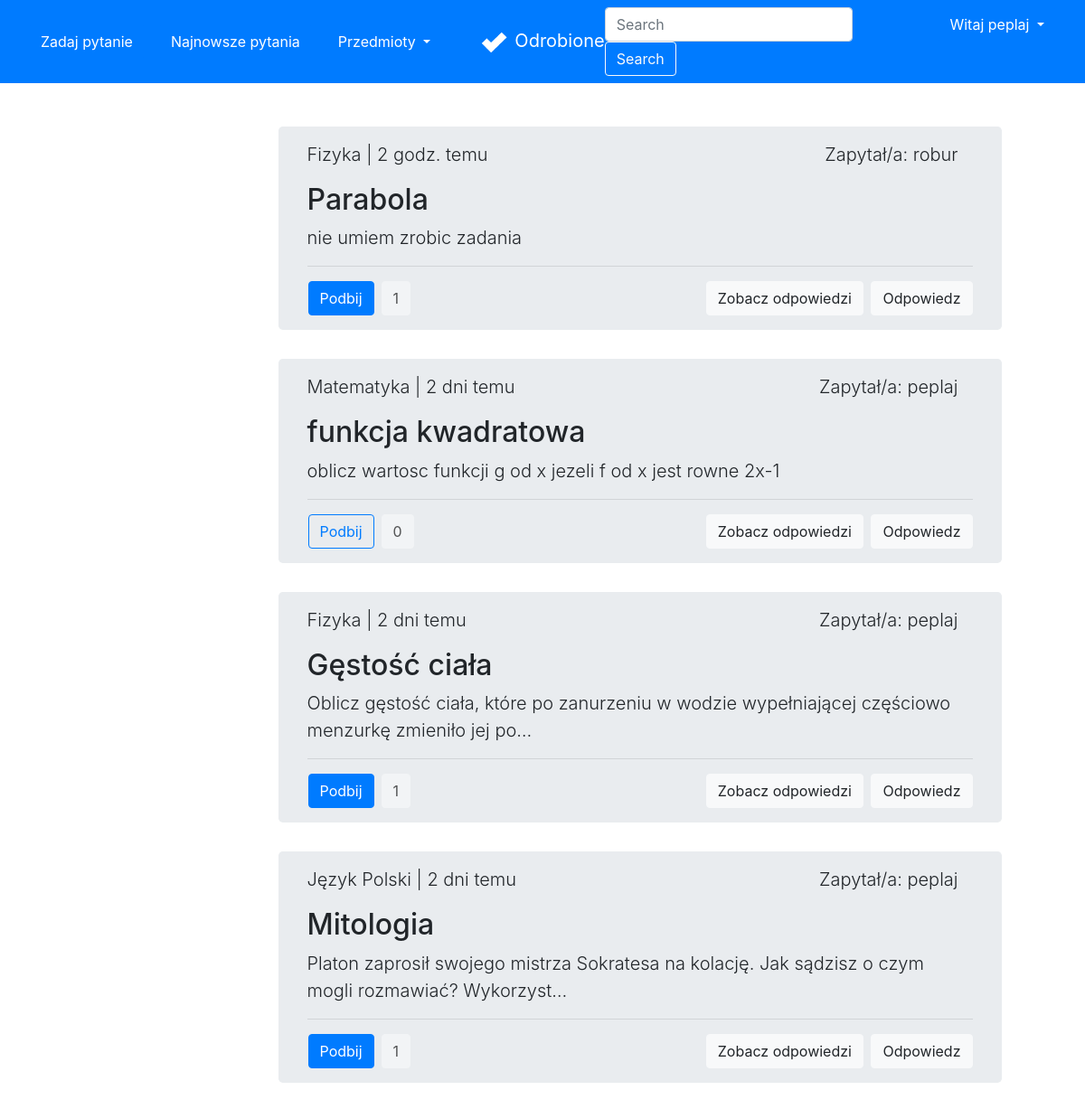
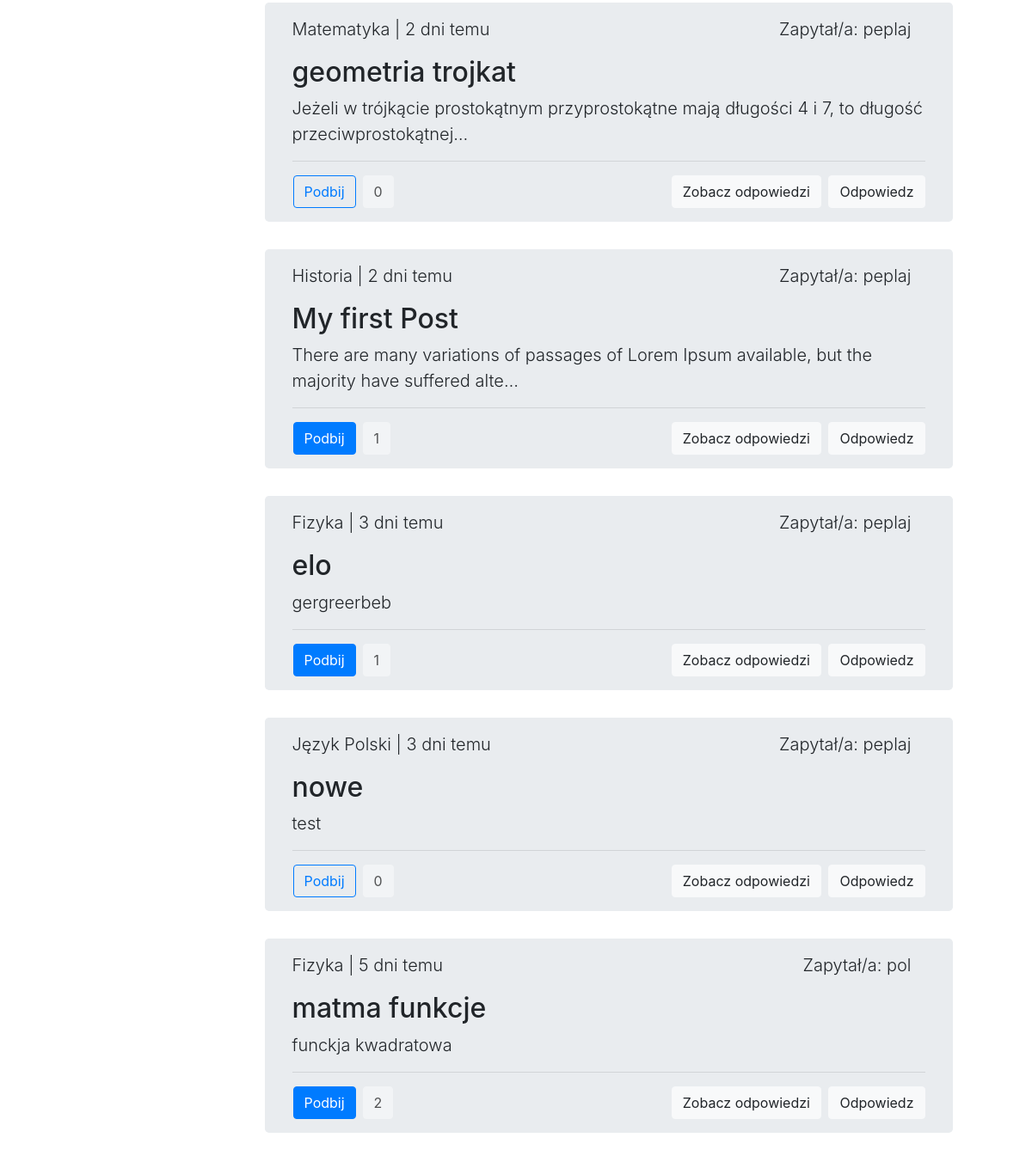
Screenshot of /latest (signed in) with the database file from the repository (2 pictures, top to bottom).
### accounts/models.py (models this page shows)
class User(AbstractUser):
    email = models.EmailField(_('email address'), unique=True)

### forum/models.py (models this page shows, shortened)
class Question(Model):
    title = CharField(max_length=300)
    desc = TextField()
    image = ImageField(upload_to='images/', blank=True)
    createDate = DateTimeField(auto_now_add=True)
    user = ForeignKey(User, on_delete=CASCADE)
    schools = [
        ('', 'Wybierz szkołę'),
        ('ps', 'Szkoła Podstawowa'),
        ('ms', 'Szkoła Średnia'),
        ('cl', 'Studia'),
    ]
    school = CharField(max_length=2, choices=schools,
                       default='')
    subjects = [
        ('', 'Wybierz przedmiot'),
        ('mat', 'Matematyka'),
        ('fiz', 'Fizyka'),
        ('inf', 'Informatyka'),
        ('pol', 'Język Polski'),
        ('ang', 'Język Angielski'),
        ('nmc', 'Język Niemiecki'),
        ('his', 'Historia'),
        ('bio', 'Biologia'),
        ('che', 'Chemia'),
        ('geo', 'Geografia'),
    ]
    subject = CharField(max_length=3, choices=subjects,
                        default='')
    likes = ManyToManyField(User, related_name='likes', blank=True)
    def total_likes(self):
        return self.likes.count()
    def display_time(self):
        mytimezone = timezone.utc
        now = datetime.now(mytimezone)
        diff = (now - self.createDate).days
        if diff == 0:
            if str(now - self.createDate).split(":")[0] == "0":
                if now.hour == self.createDate.hour and now.minute - self.createDate.minute != 0:
                    return str(now.minute - self.createDate.minute)+" min. temu"
                if now.minute - self.createDate.minute != 0:
                    return str(now - self.createDate).split(":")[1]+" min. temu"
                else:
                    return "teraz"
            else:
                return str(now - self.createDate).split(":")[0] + " godz. temu"
        else:
            if diff == 1:
                return str(diff)+" dzień temu"
            else:
                return str(diff)+" dni temu"
    def display_subject(self):
        mySubjects = {'mat': 'Matematyka', 'fiz': 'Fizyka', 'inf': 'Informatyka',
                      'pol': 'Język Polski', 'ang': 'Język Angielski', 'nmc': 'Język Niemiecki',
                      'his': 'Historia', 'bio': 'Biologia', 'che': 'Chemia', 'geo': 'Geografia'}
        return mySubjects[self.subject]

### forum/views.py (the view)
# urls.py: path('latest', views.latest, name='latest'),
def latest(request):
    questions = Question.objects.all().order_by('-createDate')
    for question in questions:
        if question.likes.filter(id=request.user.id).exists():
            question.is_liked = True
        else:
            question.is_liked = False
    return render(request, 'forum/latest.html',
                  {'questions': questions})

### forum/templates/forum/latest.html (shortened to what this page needs)
{% extends 'forum/base.html' %}
{% block content %}
<div class="row justify-content-center">
    <div class="col-md-6">
        <br>
        <br>
        {% for question in questions %}
        <div class="jumbotron py-3" style="height: fit-content; width: 800px;">
            <div class="row">
                <div class="col text-left">
                    <p class="lead">{{question.display_subject}} | {{question.display_time}}</p>
                </div>
                <div class="col text-right mr-3">
                    <p class="lead">Zapytał/a: {{question.user}}</p>
                </div>
            </div>
            <h2 class="display">{{question.title}}</h2>
            <p class="lead">{{question.desc|truncatechars:100}}</p>
            <hr class="my-2">
            <div class="row mt-3">
                <div class="col content-left">
                    <div class="row">
                        <form action="{% url 'like' question.id %}" method="POST">
                            {% if question.is_liked %}
                            <button type="submit" class="btn btn-primary ml-3">Podbij</button>
                            {% else %}
                            <button type="submit" class="btn btn-outline-primary ml-3">Podbij</button>
                            {% endif %}
                        </form>
                        <a class="btn btn-light disabled ml-2" style="color: black;" href="#"
                            role="button">{{question.total_likes}}</a>
                    </div>
                </div>
                <div class="col text-right">
                    <a class="btn btn-light mr-1" href="{% url 'detail' question.id %}" role="button">Zobacz
                        odpowiedzi</a>
                    <a class="btn btn-light" href="#" role="button">Odpowiedz</a>
                </div>
            </div>
        </div>
        {% endfor %}
    </div>
</div>
{% endblock content %}

### forum/templates/forum/base.html (shortened to what this page needs)
<!doctype html>
<html lang="pl">
{% load static %}
<head>
    <link rel="stylesheet" href="https://maxcdn.bootstrapcdn.com/bootstrap/4.0.0/css/bootstrap.min.css"
>
</head>
<body>
    <nav class="navbar navbar-expand-md navbar-dark bg-primary">
        <div class="navbar-collapse collapse w-100 order-1 order-md-0 dual-collapse2">
            <ul class="navbar-nav mr-auto">
                <li class="nav-item active">
                    <a href="{% url 'create' %}" class="btn btn-primary mx-3">Zadaj pytanie</a>
                </li>
                <li class="nav-item">
                    <a href="{% url 'latest' %}" class="btn btn-primary mr-3">Najnowsze pytania</a>
                </li>
                <li class="nav-item">
                    <div class="dropdown mr-3">
                        <a class="btn btn-primary dropdown-toggle" href="#" role="button" id="dropdownMenuLink"
                            data-toggle="dropdown" aria-haspopup="true" aria-expanded="false">
                            Przedmioty
                        </a>
                    </div>
                </li>
            </ul>
        </div>
        <div class="mx-auto order-0">
            <a class="navbar-brand mx-auto" href="{% url 'home' %}"><img class="img-responsive mr-2"
                    src="{% static 'forum/logo.png' %}" height="30px" width="30px">Odrobione</a>
        </div>
        <div class="navbar-collapse collapse w-100 order-3 dual-collapse2">
            <ul class="navbar-nav ml-auto">
                <li class="nav-item">
                    <form class="form-inline">
                        <input class="form-control mr-sm-2" type="search" placeholder="Search" aria-label="Search">
                        <button class="btn btn-outline-light my-2 my-sm-0" type="submit">Search</button>
                    </form>
                </li>
                {% if user.is_authenticated %}
                <li class="nav-item">
                    <div class="btn-group mx-3 ">
                        <button type="button" class="btn btn-primary dropdown-toggle" data-toggle="dropdown"
                            aria-haspopup="true" aria-expanded="false">
                            Witaj {{user}}
                        </button>
                    </div>
                </li>
                {% endif %}
            </ul>
        </div>
    </nav>
    {% block content %}{% endblock content %}
</body>
</html>

### rows the page displays
User: username "peplaj"
Question: display_subject "Fizyka", display_time "2 godz. temu", user "robur", title "Parabola", desc "nie umiem zrobic zadania", shows "Podbij", total_likes "1"
Question: display_subject "Matematyka", display_time "2 dni temu", user "peplaj", title "funkcja kwadratowa", desc "oblicz wartosc funkcji g od x jezeli f od x jest rowne 2x-1", shows "Podbij", total_likes "0"
Question: display_subject "Fizyka", display_time "2 dni temu", user "peplaj", title "Gęstość ciała", desc "Oblicz gęstość ciała, które po zanurzeniu w wodzie wypełniającej częściowo menzurkę zmieniło jej po…", shows "Podbij", total_likes "1"
Question: display_subject "Język Polski", display_time "2 dni temu", user "peplaj", title "Mitologia", desc "Platon zaprosił swojego mistrza Sokratesa na kolację. Jak sądzisz o czym mogli rozmawiać? Wykorzyst…", shows "Podbij", total_likes "1"
Question: display_subject "Matematyka", display_time "2 dni temu", user "peplaj", title "geometria trojkat", desc "Jeżeli w trójkącie prostokątnym przyprostokątne mają długości 4 i 7, to długość przeciwprostokątnej…", shows "Podbij", total_likes "0"
Question: display_subject "Historia", display_time "2 dni temu", user "peplaj", title "My first Post", desc "There are many variations of passages of Lorem Ipsum available, but the majority have suffered alte…", shows "Podbij", total_likes "1"
Question: display_subject "Fizyka", display_time "3 dni temu", user "peplaj", title "elo", desc "gergreerbeb", shows "Podbij", total_likes "1"
Question: display_subject "Język Polski", display_time "3 dni temu", user "peplaj", title "nowe", desc "test", shows "Podbij", total_likes "0"
Question: display_subject "Fizyka", display_time "5 dni temu", user "pol", title "matma funkcje", desc "funckja kwadratowa", shows "Podbij", total_likes "2"
